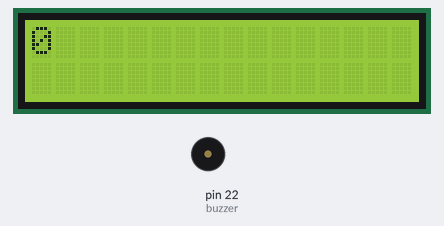
A sketch run on a simulated Arduino Mega 2560, built with avr-gcc and run on an emulated ATmega2560. On the bench: 16×2 character LCD, buzzer (waves = sounding, pin HIGH). What the sketch prints to the serial monitor is not drawn.

Above: at 0.21 s.
At 8.92 s:
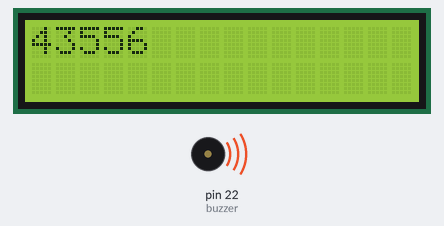
At 18.83 s:
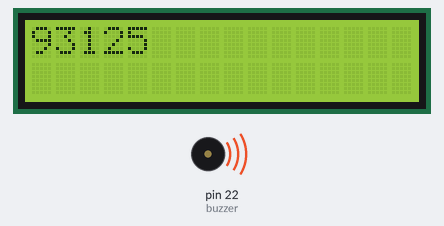
At 38.96 s:
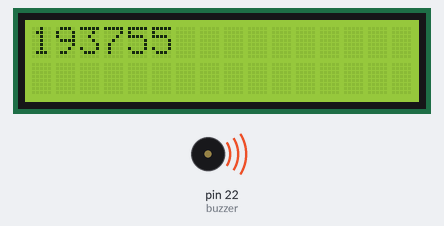
Timing chart, 0 to 40.0 s (numbered marks = the images above):
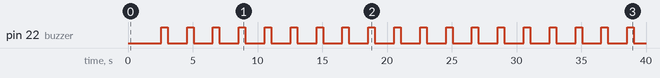

The sketch:

Capston_challenge_4.ino
```cpp
#include <LiquidCrystal.h>
#include <TimerOne.h>
#include <MsTimer2.h>

#define buzzer 22
volatile long cnt = 0;
bool buzzer_state = true;
char buzzer_count = 0;

LiquidCrystal lcd(23, 24, 25, 26, 27, 28);

void setup() {
  pinMode(buzzer, OUTPUT);
  lcd.begin(16, 2);
  lcd.setCursor(0, 0);

  Timer1.initialize(200);
  Timer1.attachInterrupt(counterCallBack);

  Serial.begin(9600);
}

void counterCallBack()
{
  cnt++;

  if(cnt % 10000 == 0)
  {
    Serial.println(cnt);
    MsTimer2::set(500, buzzerBeep);
    MsTimer2::start();
  }
}

void buzzerBeep()
{
  buzzer_count++;
  digitalWrite(buzzer, buzzer_state);
  buzzer_state = !buzzer_state;

  if(buzzer_count >= 2)
  {
    Serial.println("buzzer stop");
    buzzer_count = 0;
    MsTimer2::stop();
  }
}

void loop() {
//  Serial.println(cnt);
  lcd.print(cnt);
  lcd.setCursor(0, 0);

}
```

Measured:
- by itself, pin 22 (buzzer): alternates HIGH for 0.50 s and LOW for 1.5 s
